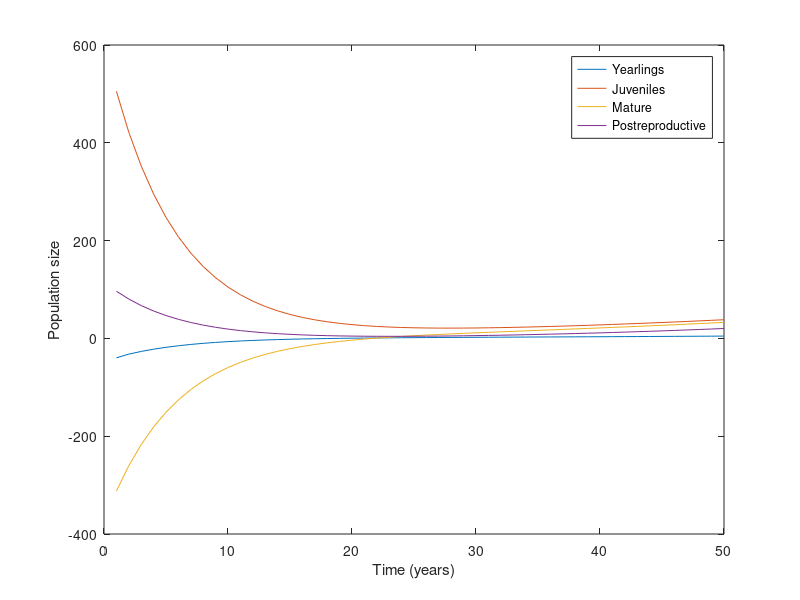

MATLAB code to generate this figure:
%%% Fourth script for Exercise 2.13, Ellner & Guckenheimer
%%% Data from Brault and Caswell 1993 Ecology 74:1444
%%% for killer whales (Orcinus orca)
%%% Harvesting problem

%%% Four age-stage classes
%%% Yearlings, Juveniles, Mature, Postreproductive

%%% Growth matrix

A=[0	0.0043	0.1132	0;
0.9775	0.9111	0	0;
0	0.0736	0.9534	0;
0	0	0.0452	0.9804];

%% If I just want to know the eigenvalues:
lambda=eig(A)
dominant=max(lambda);

%% If I also want to know the corresponding eigenvectors
%% Matlab needs a little more syntax
[eigenvectors,lambda2]=eig(A)

%% If I want to express the eigenvector as proportion:
proportion=eigenvectors(:,3)/sum(eigenvectors(:,3));

%% Finish time (years)
T=50;

%% Create a data matrix to store output (numbers per class at time t)
%% rows are classes, columns will be time steps
n=zeros(4,T);

%% Initial condition
n(:,1)=250*proportion;

%% harvest
h=[(dominant-1)*n(1,1);0;0;0];

%% Growth dynamics with harvest n(t)=An(t-1)-h.

for t=2:T;		%% repeat the action until time t=Finish time T
   n(:,t)=A*n(:,t-1)-h;
end

plot(1:T,n);
xlabel('Time (years)');
ylabel('Population size')
legend('Yearlings','Juveniles','Mature','Postreproductive')

